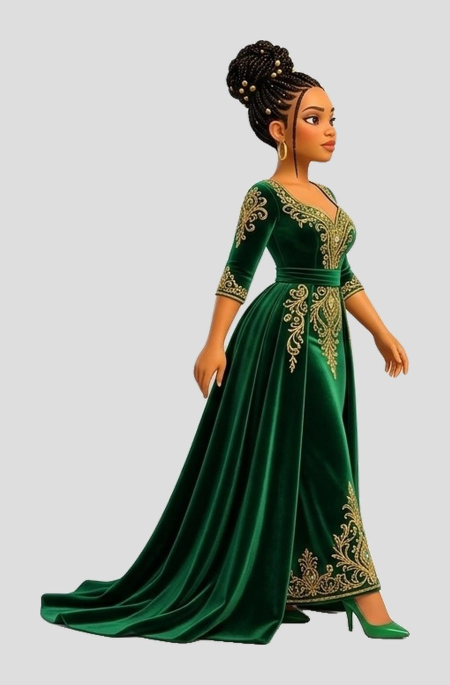
#> input picture 13/image_1.jpg, 900 x 1370 px (shown at 1/2 size)
$ python comps.py ../../13/image_1.jpg
#> lines starting #> are read from the running program, lines starting #| are printed output that depends on the picture; after the words box and inside, x2 and y2 are one past the last pixel; in counts of white or black regions, pixels touching at a corner belong together
import sys,numpy as np
from PIL import Image
from scipy import ndimage
for f in sys.argv[1:]:
    im=np.asarray(Image.open(f).convert('L')); m=im<235
#> after `im = np.asarray(Image.open(f).convert('L'))`:
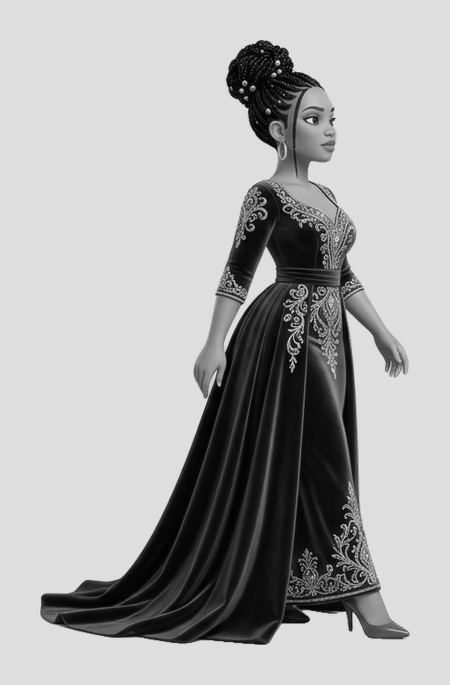
#> im: shape (1370, 900) (shown at 1/2 size); min 0, max 254, mean 172.1
#> after `m = im < 235`:
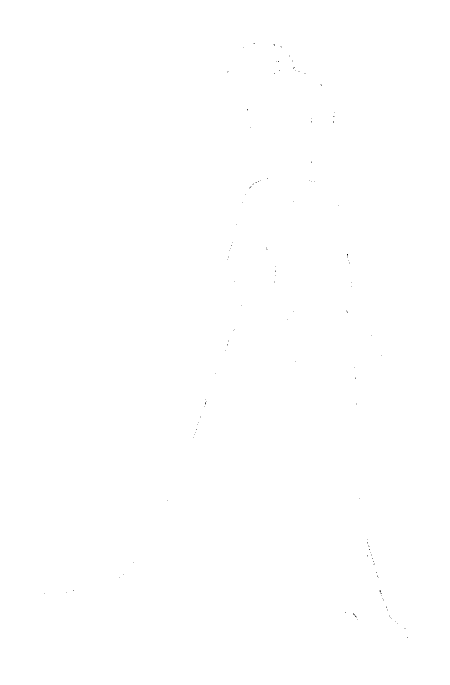
#> m: shape (1370, 900) bool (shown at 1/2 size); 100% white; black in thin lines or dots, all inside (x1, y1, x2, y2) = (88, 86, 815, 1276)
    m=ndimage.binary_dilation(m,iterations=6)
#> m: shape (1370, 900) bool; every value is 1
    lab,n=ndimage.label(m); sl=ndimage.find_objects(lab)
#> after `lab, n = ndimage.label(m)`: lab: shape (1370, 900) int32; every value is 1
#> after `lab, n = ndimage.label(m)`: n = 1
#> after `sl = ndimage.find_objects(lab)`: sl = 1 item
    bx=[(s[1].start,s[0].start,s[1].stop,s[0].stop) for s in sl if (s[0].stop-s[0].start)*(s[1].stop-s[1].start)>15000]
#> bx = [(0, 0, 900, 1370)]
    bx.sort(key=lambda b:(b[1]//150,b[0]))
    print(f.split('/')[-1][:8],im.shape,bx)
#| image_1. (1370, 900) [(0, 0, 900, 1370)]

$ run again, on 13/image_3_1.jpg
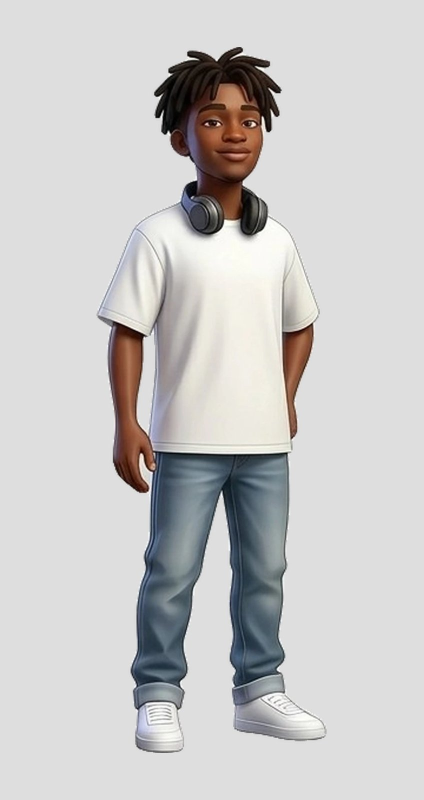
#> input picture 13/image_3_1.jpg, 847 x 1600 px (shown at 1/2 size)
#> `m = im < 235`:
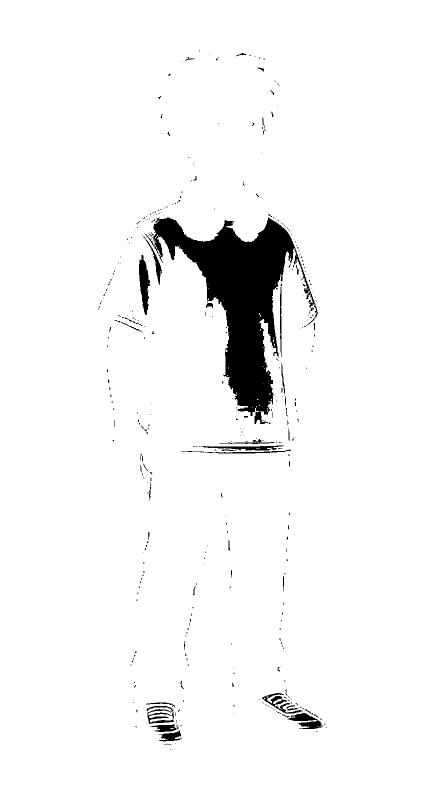
#> m: shape (1600, 847) bool (shown at 1/2 size); 95.8% white; 408 black regions (360 under 20 px), largest, box (x1, y1, x2, y2) and area: (290, 435, 636, 848) 46479, (278, 510, 300, 630) 1544, (575, 1426, 645, 1458) 1105
#> `m=ndimage.binary_dilation(m,iterations=6)`:
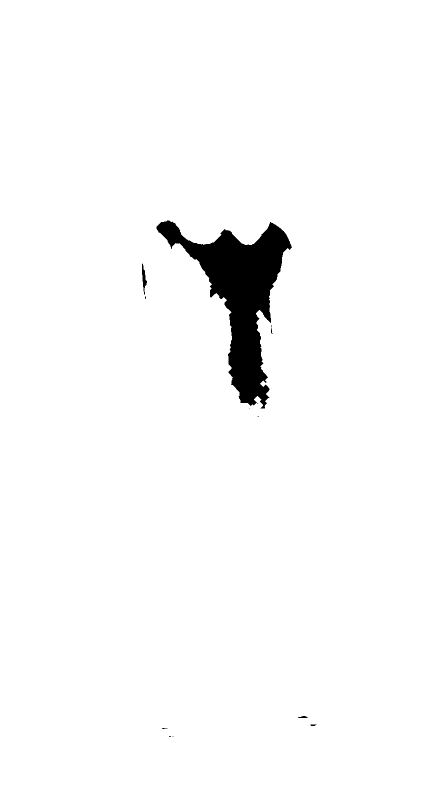
#> m: shape (1600, 847) bool (shown at 1/2 size); 97.4% white; 12 black regions (7 under 20 px), largest, box (x1, y1, x2, y2) and area: (313, 441, 584, 818) 34915, (284, 527, 294, 590) 280, (596, 1432, 616, 1436) 54, (621, 1448, 633, 1452) 30, (542, 656, 545, 668) 20
#> n = 1
#> sl = 1 item
#> bx = [(0, 0, 847, 1600)]
#| image_3_ (1600, 847) [(0, 0, 847, 1600)]

$ run again, on 13/image_3_2.jpg
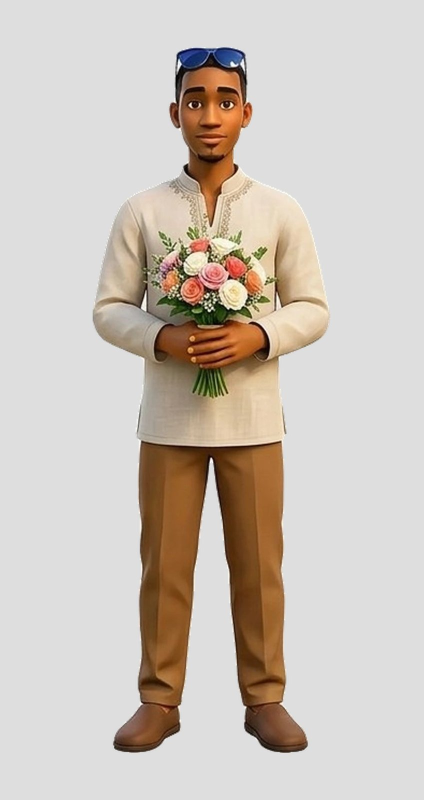
#> input picture 13/image_3_2.jpg, 847 x 1600 px (shown at 1/2 size)
#> `im = np.asarray(Image.open(f).convert('L'))`:
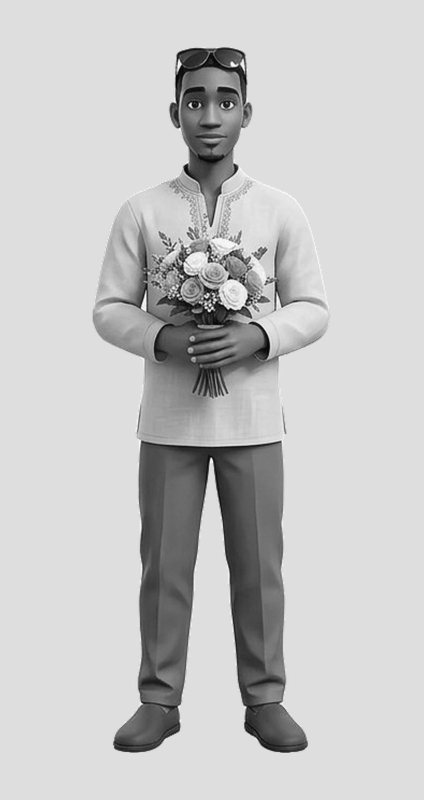
#> im: shape (1600, 847) (shown at 1/2 size); min 0, max 255, mean 197.1
#> `m = im < 235`:
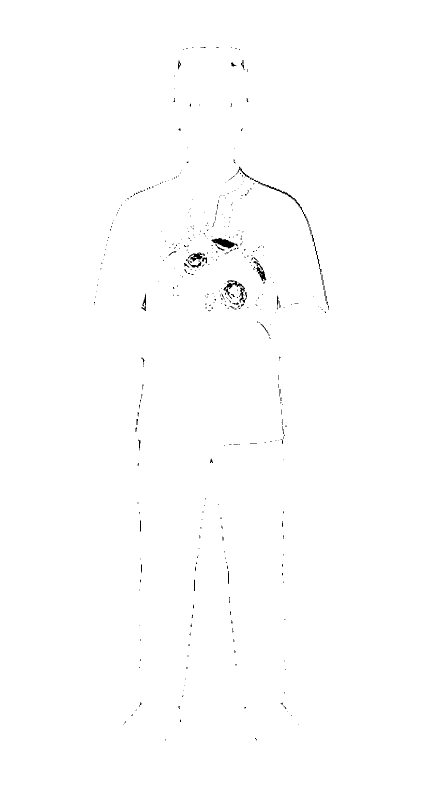
#> m: shape (1600, 847) bool (shown at 1/2 size); 99.6% white; 413 black regions (373 under 20 px), largest, box (x1, y1, x2, y2) and area: (423, 476, 476, 497) 530, (503, 357, 619, 454) 425, (447, 560, 490, 605) 420
#> lab: shape (1600, 847) int32; values 0 (black) and 1 (white), 100% white; black in thin lines or dots, all inside (x1, y1, x2, y2) = (438, 482, 462, 491)
#> n = 1
#> sl = 1 item
#> bx = [(0, 0, 847, 1600)]
#| image_3_ (1600, 847) [(0, 0, 847, 1600)]
